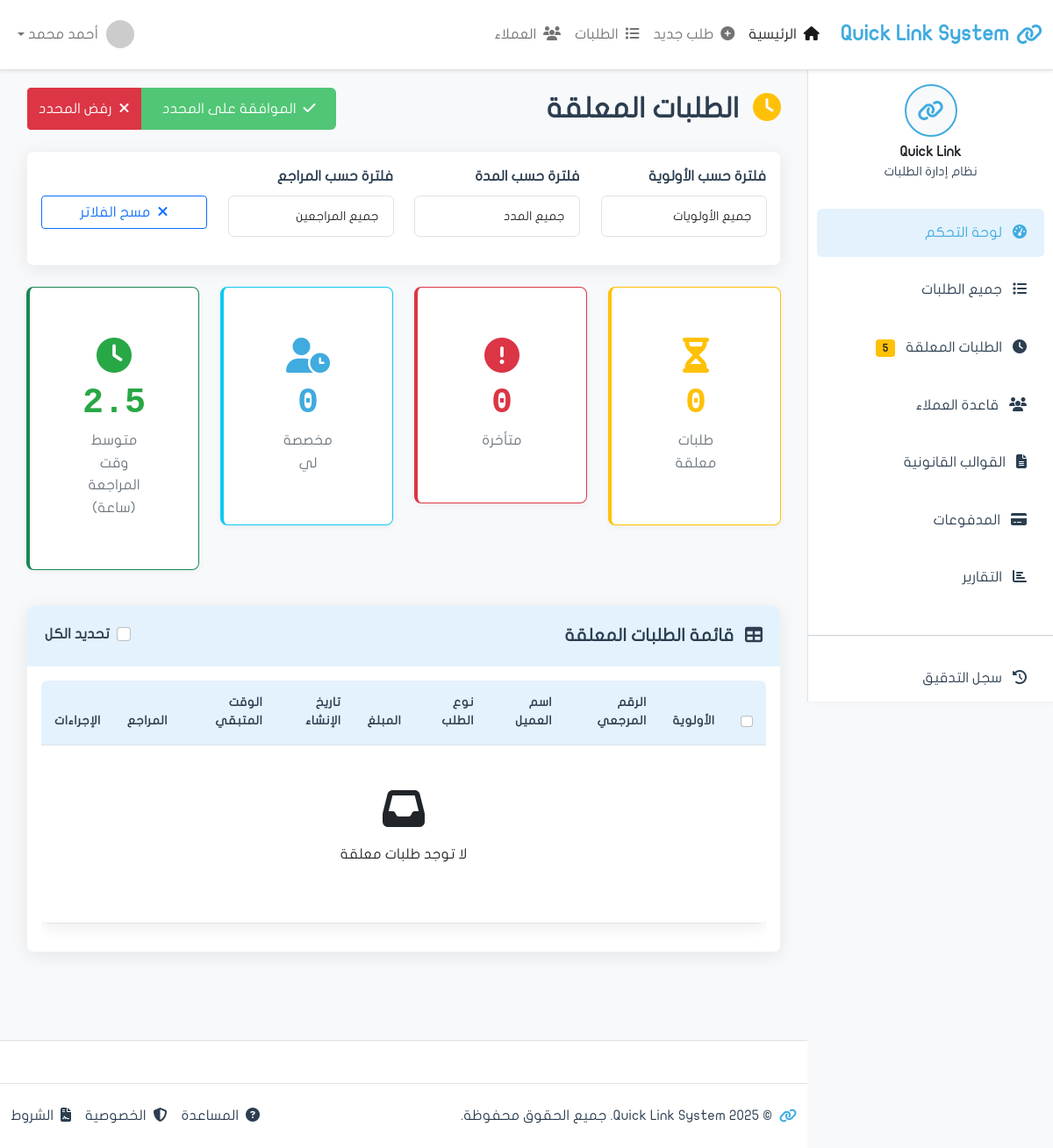
Page /requests/pending/ on the earlier database version.
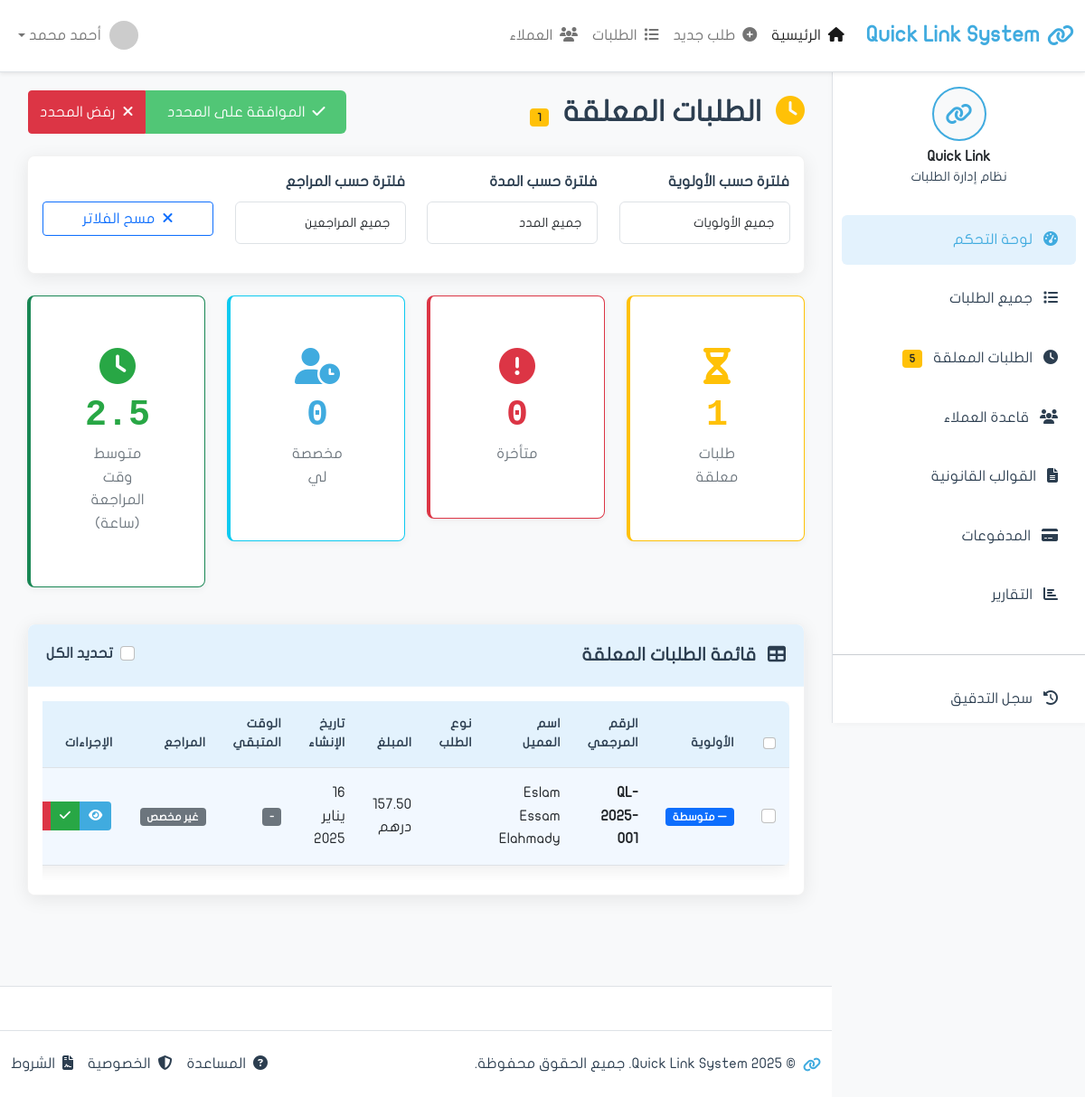
Same page on the later database version.
### apps/requests/models.py (models this page shows, shortened)
class Request(models.Model):
    reference_number = models.CharField(
        'الرقم المرجعي',
        max_length=20,
        unique=True,
        editable=False
    )  # QL-2025-001
    customer = models.ForeignKey(
        'clients.Customer',
        on_delete=models.PROTECT,
        related_name='requests',
        verbose_name='العميل'
    )
    request_type = models.ForeignKey(
        'RequestType',
        on_delete=models.PROTECT,
        related_name='requests',
        verbose_name='نوع الطلب',
        null=True,  # للتوافق مع البيانات القديمة
        blank=True
    )
    request_type_legacy = models.CharField(
        'نوع الطلب (قديم)',
        max_length=100,
        blank=True,
        null=True
    )
    status = models.CharField(
        'الحالة',
        max_length=20,
        choices=RequestStatus.choices,
        default=RequestStatus.NEW
    )
    priority = models.CharField('الأولوية', max_length=20, choices=[
        ('low', 'منخفضة'),
        ('medium', 'متوسطة'),
        ('high', 'عالية'),
        ('urgent', 'عاجلة'),
    ], default='medium')
    template = models.ForeignKey(
        'Template',
        on_delete=models.PROTECT,
        related_name='requests',
        verbose_name='القالب القانوني',
        null=True,
        blank=True
    )
    needs_approval = models.BooleanField('يحتاج موافقة', default=True)
    approved_by = models.ForeignKey(
        'auth.User',
        on_delete=models.SET_NULL,
        null=True,
        blank=True,
        related_name='approved_requests',
        verbose_name='تمت الموافقة من'
    )
    approved_at = models.DateTimeField('تاريخ الموافقة', null=True, blank=True)
    rejected_by = models.ForeignKey(
        'auth.User',
        on_delete=models.SET_NULL,
        null=True,
        blank=True,
        related_name='rejected_requests',
        verbose_name='تم الرفض من'
    )
    rejected_at = models.DateTimeField('تاريخ الرفض', null=True, blank=True)
    rejection_reason = models.TextField('سبب الرفض', blank=True)
    submission_date = models.DateField('تاريخ التقديم', null=True, blank=True)
    due_date = models.DateField('تاريخ الاستحقاق', null=True, blank=True)
    completion_date = models.DateTimeField('تاريخ الإكمال', null=True, blank=True)
    total_amount = models.DecimalField('المبلغ الإجمالي', max_digits=10, decimal_places=2, default=0)
    is_paid = models.BooleanField('مدفوع', default=False)
    payment_method = models.CharField('طريقة الدفع', max_length=50, blank=True)
    description = models.TextField('الوصف', blank=True)
    notes = models.TextField('ملاحظات', blank=True)
    internal_notes = models.TextField('ملاحظات داخلية', blank=True)
    checklist_completed = models.BooleanField('Checklist مكتمل', default=False)
    identity_verified = models.BooleanField('الهوية موثقة', default=False)
    template_selected = models.BooleanField('القالب محدد', default=False)
    payment_confirmed = models.BooleanField('الدفع مؤكد', default=False)
    created_at = models.DateTimeField('تاريخ الإنشاء', auto_now_add=True)
    updated_at = models.DateTimeField('آخر تحديث', auto_now=True)
    created_by = models.ForeignKey(
        'auth.User',
        on_delete=models.SET_NULL,
        null=True,
        related_name='requests_created',
        verbose_name='تم الإنشاء بواسطة'
    )
    assigned_to = models.ForeignKey(
        'auth.User',
        on_delete=models.SET_NULL,
        null=True,
        blank=True,
        related_name='assigned_requests',
        verbose_name='مسند إلى'
    )
    is_deleted = models.BooleanField('محذوف', default=False)
    deleted_at = models.DateTimeField('تاريخ الحذف', null=True, blank=True)
    deleted_by = models.ForeignKey(
        'auth.User',
        on_delete=models.SET_NULL,
        null=True,
        blank=True,
        related_name='requests_deleted',
        verbose_name='تم الحذف بواسطة'
    )
    class Meta:
        verbose_name = 'طلب'
        verbose_name_plural = 'الطلبات'
        ordering = ['-created_at']
        permissions = [
            ('approve_request', 'يمكنه الموافقة على الطلبات'),
            ('reject_request', 'يمكنه رفض الطلبات'),
            ('can_delete_request', 'يمكنه حذف الطلبات'),
            ('view_all_requests', 'يمكنه رؤية جميع الطلبات'),
        ]
        indexes = [
            models.Index(fields=['reference_number']),
            models.Index(fields=['status']),
            models.Index(fields=['created_at']),
        ]

### apps/clients/models.py (models this page shows, shortened)
class Customer(models.Model):
    full_name = models.CharField('الاسم الرباعي', max_length=200)
    full_name_english = models.CharField('الاسم بالإنجليزية', max_length=200, blank=True)
    emirates_id = models.CharField(
        'رقم الهوية',
        max_length=18,
        unique=True,
        validators=[
            RegexValidator(
                regex=r'^784-\d{4}-\d{7}-\d{1}$',
                message='رقم الهوية يجب أن يكون بصيغة: 784-XXXX-XXXXXXX-X'
            )
        ]
    )
    date_of_birth = models.DateField('تاريخ الميلاد')
    nationality = models.CharField('الجنسية', max_length=100, default='الإمارات')
    gender = models.CharField('الجنس', max_length=10, choices=[
        ('male', 'ذكر'),
        ('female', 'أنثى'),
    ])
    phone = models.CharField('رقم الجوال', max_length=20)
    email = models.EmailField('البريد الإلكتروني', blank=True)
    address = models.TextField('العنوان', blank=True)
    occupation = models.CharField('المهنة', max_length=100, blank=True)
    company_name = models.CharField('اسم الشركة', max_length=200, blank=True)
    created_at = models.DateTimeField('تاريخ الإنشاء', auto_now_add=True)
    updated_at = models.DateTimeField('آخر تحديث', auto_now=True)
    created_by = models.ForeignKey(
        'auth.User',
        on_delete=models.SET_NULL,
        null=True,
        related_name='customers_created',
        verbose_name='تم الإنشاء بواسطة'
    )
    is_active = models.BooleanField('نشط', default=True)
    is_verified = models.BooleanField('موثق', default=False)
    notes = models.TextField('ملاحظات', blank=True)
    class Meta:
        verbose_name = 'عميل'
        verbose_name_plural = 'العملاء'
        ordering = ['-created_at']
        indexes = [
            models.Index(fields=['emirates_id']),
            models.Index(fields=['full_name']),
            models.Index(fields=['phone']),
        ]

### apps/requests/views.py (the view, shortened to what this page needs)
# urls.py: path('requests/pending/', views.pending, name='pending'),
def pending(request):
    from django.utils import timezone
    priority_filter = request.GET.get('priority')
    duration_filter = request.GET.get('duration')
    pending_requests = Request.objects.filter(
        status__in=['new', 'in_review', 'pending_payment'],
        is_deleted=False
    ).select_related('customer', 'created_by', 'assigned_to')
    if priority_filter and priority_filter != 'all':
        pending_requests = pending_requests.filter(priority=priority_filter)
    pending_requests = pending_requests.order_by('-priority', '-created_at')
    paginator = Paginator(pending_requests, 15)  # 15 طلب لكل صفحة
    page = request.GET.get('page', 1)
    try:
        page_obj = paginator.page(page)
    except PageNotAnInteger:
        page_obj = paginator.page(1)
    except EmptyPage:
        page_obj = paginator.page(paginator.num_pages)
    total_pending = Request.objects.filter(
        status__in=['new', 'in_review', 'pending_payment'],
        is_deleted=False
    ).count()
    overdue_count = Request.objects.filter(
        status__in=['new', 'in_review'],
        due_date__lt=timezone.now(),
        is_deleted=False
    ).count()
    assigned_to_me = 0
    if request.user.is_authenticated:
        assigned_to_me = Request.objects.filter(
            assigned_to=request.user,
            status__in=['new', 'in_review'],
            is_deleted=False
        ).count()
    context = {
        'page_title': 'الطلبات المعلقة',
        'page_obj': page_obj,
        'total_pending': total_pending,
        'overdue_count': overdue_count,
        'assigned_to_me': assigned_to_me,
    }
    return render(request, 'requests/pending.html', context)

### apps/requests/templates/requests/pending.html (shortened to what the changed rows need)
{% extends 'base.html' %}
{% load static %}
{% block content %}
            <div class="d-flex justify-content-between align-items-center mb-4">
                <h2 class="mb-0">
                    <i class="fas fa-clock me-2 text-warning"></i>
                    الطلبات المعلقة
                    {% if total_pending > 0 %}
                        <span class="badge bg-warning text-dark ms-2">{{ total_pending }}</span>
                    {% endif %}
                </h2>
            </div>
            <div class="row mb-4">
                <div class="col-xl-3 col-md-6 mb-3">
                    <div class="card stats-card border-warning">
                        <div class="card-body text-center">
                            <i class="fas fa-hourglass-half icon-large text-warning"></i>
                            <div class="stats-number text-warning">{{ total_pending|default:0 }}</div>
                            <div class="stats-label">طلبات معلقة</div>
                        </div>
                    </div>
                </div>
            </div>
            <div class="card shadow-custom">
                <div class="card-body">
                    <div class="table-responsive">
                        <table class="table table-hover" id="pendingRequestsTable">
                            <thead>
                                <tr>
                                    <th width="40">
                                        <input type="checkbox" class="form-check-input">
                                    </th>
                                    <th>الأولوية</th>
                                    <th>الرقم المرجعي</th>
                                    <th>اسم العميل</th>
                                    <th>نوع الطلب</th>
                                    <th>المبلغ</th>
                                    <th>تاريخ الإنشاء</th>
                                    <th>الوقت المتبقي</th>
                                    <th>المراجع</th>
                                    <th>الإجراءات</th>
                                </tr>
                            </thead>
                            <tbody>
                                {% if page_obj %}
                                    {% for req in page_obj %}
                                <tr class="
                                    {% if req.priority == 'urgent' %}priority-urgent
                                    {% elif req.priority == 'high' %}priority-high
                                    {% else %}priority-medium{% endif %}">
                                    <td>
                                        <input type="checkbox" class="form-check-input request-checkbox">
                                    </td>
                                    <td>
                                        <span class="badge
                                            {% if req.priority == 'urgent' %}bg-danger
                                            {% elif req.priority == 'high' %}bg-warning
                                            {% elif req.priority == 'medium' %}bg-primary
                                            {% else %}bg-secondary{% endif %}">
                                            <i class="fas
                                                {% if req.priority == 'urgent' %}fa-exclamation-triangle
                                                {% elif req.priority == 'high' %}fa-exclamation
                                                {% else %}fa-minus{% endif %}"></i>
                                            {{ req.get_priority_display }}
                                        </span>
                                    </td>
                                    <td><strong>{{ req.reference_number }}</strong></td>
                                    <td>{{ req.customer.full_name }}</td>
                                    <td>{{ req.get_request_type_display }}</td>
                                    <td>{{ req.total_amount|default:"420" }} درهم</td>
                                    <td>{{ req.created_at|date:"d يناير Y" }}</td>
                                    <td>
                                        {% if req.due_date %}
                                            {% now "Y-m-d H:i:s" as current_time %}
                                            {% if req.due_date < current_time %}
                                                <span class="badge bg-danger">
                                                    <i class="fas fa-clock"></i>
                                                    متأخر
                                                </span>
                                            {% else %}
                                                <span class="badge bg-success">
                                                    <i class="fas fa-clock"></i>
                                                    في الموعد
                                                </span>
                                            {% endif %}
                                        {% else %}
                                            <span class="badge bg-secondary">-</span>
                                        {% endif %}
                                    </td>
                                    <td>
                                        {% if req.assigned_to %}
                                            <span class="badge bg-info">{{ req.assigned_to.get_full_name|default:req.assigned_to.username }}</span>
                                        {% else %}
                                            <span class="badge bg-secondary">غير مخصص</span>
                                        {% endif %}
                                    </td>
                                    <td>
                                        <div class="btn-group" role="group">
                                            <button class="btn btn-action btn-view" onclick="viewPendingRequest({{ req.id }})" title="عرض التفاصيل">
                                                <i class="fas fa-eye"></i>
                                            </button>
                                            <button class="btn btn-action btn-success" onclick="approveRequest({{ req.id }})" title="موافقة">
                                                <i class="fas fa-check"></i>
                                            </button>
                                            <button class="btn btn-action btn-delete" onclick="rejectRequest({{ req.id }})" title="رفض">
                                            </button>
                                        </div>
                                    </td>
                                </tr>
                                    {% endfor %}
                                {% else %}
                                <tr>
                                    <td colspan="10" class="text-center text-muted py-5">
                                        <i class="fas fa-inbox fa-3x mb-3 d-block"></i>
                                        <p>لا توجد طلبات معلقة</p>
                                    </td>
                                </tr>
                                {% endif %}
                            </tbody>
                        </table>
                    </div>
                </div>
            </div>
{% endblock content %}

Differences in the rows shown:
added Request: priority "متوسطة", reference_number "QL-2025-001", customer.full_name "Eslam Essam Elahmady", total_amount "157.50", created_at "16 يناير 2025", shows "غير مخصص"
Other differences:
{{ total_pending }}: (not shown) → "1"
{{ total_pending|default:0 }}: "0" → "1"
text no longer shown: "لا توجد طلبات معلقة"
